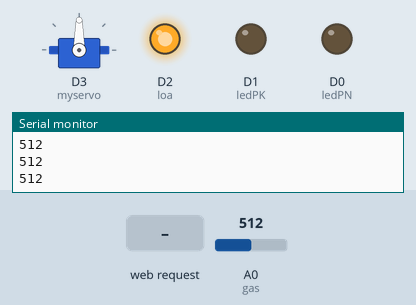
Simulated run of this sketch. Board: ESP8266 (NodeMCU). On the bench: servo, output pins drawn as LEDs (lit = HIGH), the last lines printed to the serial monitor. The inputs (shaded band) are chosen by the test bench; at power-on: A0 (gas) = 512. WiFi joins after 1.5 s; servers stay silent unless stated.

Above: at 2.7 s.
2.8 s: HTTP request GET /ledpn/on received
At 3.6 s:
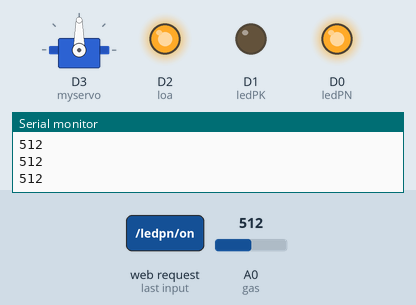
4.3 s: A0 (gas) set to 492
At 4.7 s:
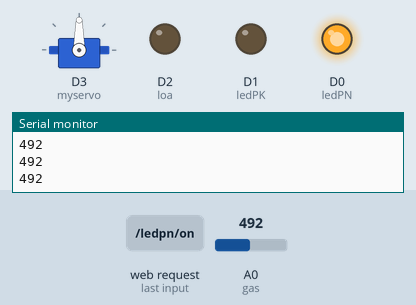
5.8 s: HTTP request GET /ledpk/on received
At 7.0 s:
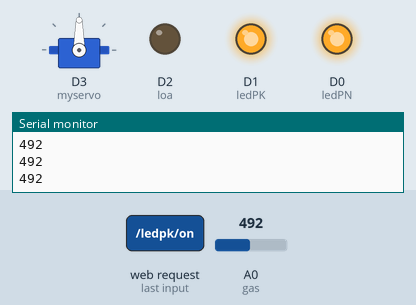
7.3 s: A0 (gas) set to 510
At 8.1 s:
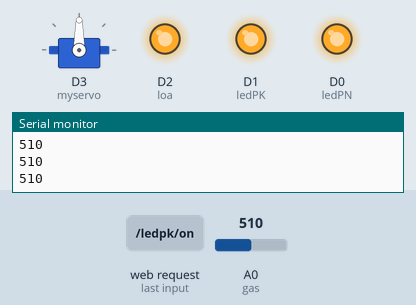
8.8 s: HTTP request GET /ledpn/off received
At 9.2 s:
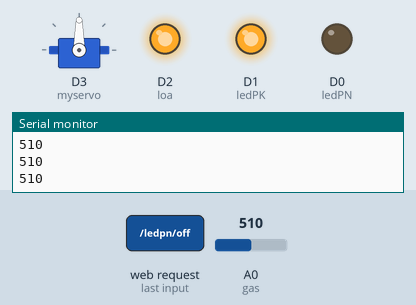
10.3 s: HTTP request GET /door/on received
At 11.7 s:
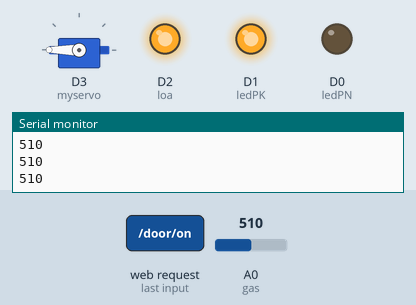
Timing chart, 0 to 12.8 s (numbered marks = the images above; inputs shaded):
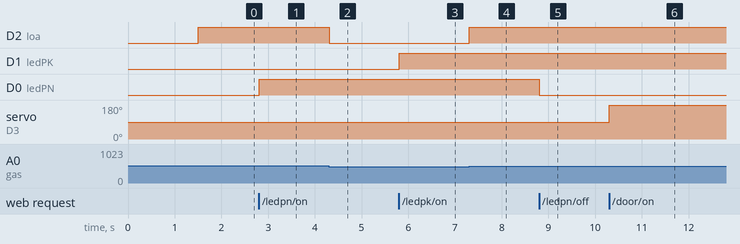

Measured:
- the behaviour switches between 501 and 500 on A0 (gas) (found by bisection; images 1 and 2)
- after the input at 2.8 s, D0 (ledPN): LOW → HIGH at once
- after the input at 4.3 s, D2 (loa): HIGH → LOW at once
- after the input at 5.8 s, D1 (ledPK): LOW → HIGH at once
- after the input at 7.3 s, D2 (loa): LOW → HIGH at once
- after the input at 8.8 s, D0 (ledPN): HIGH → LOW at once
- after the input at 10.3 s, servo on D3 (myservo): 90° → 180° at once

The sketch:

pbl5.ino
```cpp
#include <ESP8266WiFi.h>
#include <ESP8266WebServer.h>
#include <Servo.h>
Servo myservo;

ESP8266WebServer server(80);

int gas = A0;
int val = 0;
int ledPN = D0;
int ledPK = D1;
int loa = D2;

void ledpnon()
{
    digitalWrite(ledPN, HIGH);
    server.send(200, "text/plain", "Success");
}
void ledpnoff()
{
    digitalWrite(ledPN, LOW);
    server.send(200, "text/plain", "Success");
}
void ledpkon()
{
    digitalWrite(ledPK, HIGH);
    server.send(200, "text/plain", "Success");
}
void ledpkoff()
{
    digitalWrite(ledPK, LOW);
    server.send(200, "text/plain", "Success");
}
void dooron()
{
    myservo.write(180);
    server.send(200, "text/plain", "Success");
}

void dooroff()
{
    myservo.write(0);
    server.send(200, "text/plain", "Success");
}

void setup()
{
    Serial.begin(9600);
    pinMode(ledPN, OUTPUT);
    pinMode(ledPK, OUTPUT);
    pinMode(loa, OUTPUT);
    myservo.attach(D3);
    WiFi.begin("Wifi Chua", "38383838@");
    while (WiFi.waitForConnectResult() != WL_CONNECTED)
    {
        Serial.print(".");
    }
    Serial.println("IP: ");
    Serial.print(WiFi.localIP());

    server.on("/ledpn/on", ledpnon);
    server.on("/ledpn/off", ledpnoff);
    server.on("/ledpk/on", ledpkon);
    server.on("/ledpk/off", ledpkoff);
    server.on("/door/on", dooron);
    server.on("/door/off", dooroff);
    server.begin();
}

void loop()
{
    server.handleClient();
    val = analogRead(gas);
    Serial.println(val, DEC);
    if (val > 500)
        digitalWrite(loa, HIGH);
    else
        digitalWrite(loa, LOW);
}
```
